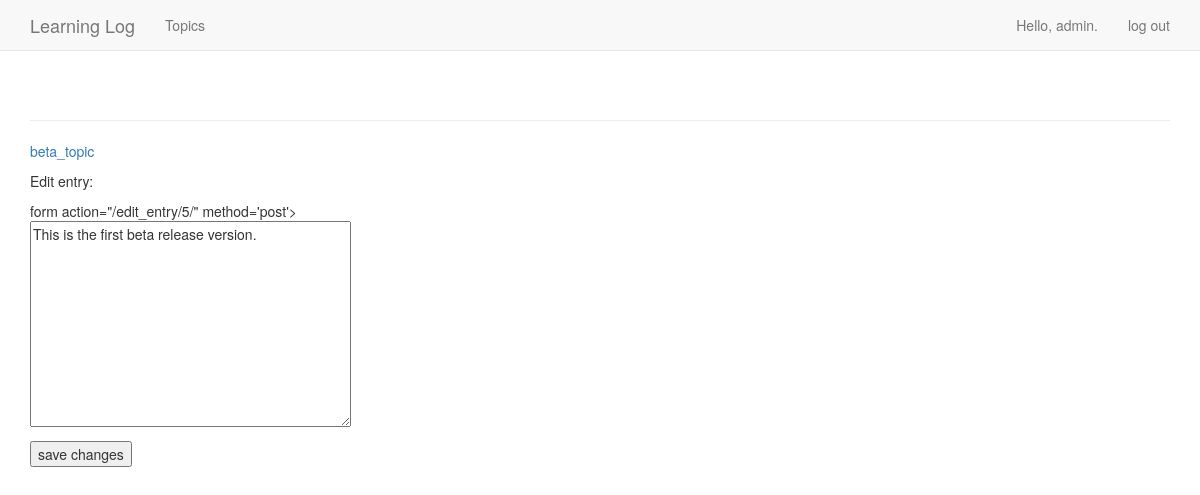
The page /edit_entry/5/ (signed in) on the database its author committed.
### learning_logs/models.py (models this page shows, shortened)
class Topic(models.Model):
    text = models.CharField(max_length=200)
    date_added = models.DateTimeField(auto_now_add=True)
    owner = models.ForeignKey(User, on_delete=models.CASCADE)
    def __str__(self):
        return self.text

class Entry(models.Model):
    topic = models.ForeignKey(Topic, on_delete=models.CASCADE,)
    text = models.TextField()
    date_added = models.DateTimeField(auto_now_add=True)
    class Meta:
        verbose_name_plural = 'entries'

### learning_logs/views.py (the view)
# urls.py: url('edit_entry/(?P<entry_id>\d+)/', views.edit_entry,
@login_required
def edit_entry(request, entry_id):
	entry = Entry.objects.get(id=entry_id)
	topic = entry.topic
	if topic.owner != request.user:
		raise Http404
	if request.method != 'POST':
		form = EntryForm(instance=entry)
	else:
		form = EntryForm(instance=entry, data=request.POST)
		if form.is_valid():
			form.save()
			return HttpResponseRedirect(reverse('learning_logs:topic',
												args=[topic.id]))
	context = {'entry':entry, 'topic': topic, 'form':form}
	return render(request, 'learning_logs/edit_entry.html',context)

### learning_logs/forms.py
class EntryForm(forms.ModelForm):
    class Meta:
        model = Entry
        fields = {'text'}
        labels = {'text': ''}
        widgets = {'text': forms.Textarea(attrs={'colos': 80})}

### learning_logs/templates/learning_logs/edit_entry.html (shortened to what this page needs)
{% extends "learning_logs/base.html" %}
{% block content %}
  <p><a href="{% url 'learning_logs:topic' topic.id %}">{{ topic }}</a></p>
  <p>Edit entry:</p>
    form action="{% url 'learning_logs:edit_entry' entry.id %}" method='post'>
    {{ form.as_p }}
    <button name="submit">save changes</button>
{% endblock content %}

### learning_logs/templates/learning_logs/base.html (shortened to what this page needs)
{% load bootstrap3 %}
<!DOCTYPE html>
<html lang="en">
<head>
    {% bootstrap_css %}
</head>
<body>
  <nav class="navbar navbar-default navbar-static-top">
    <div class="container">
        <div class="navbar-header">
        <a class="navbar-brand" href="{% url 'learning_logs:index' %}">
            Learning Log</a>
        </div>
        <div id="navbar" class="navbar-collapse collapse">
          <ul class="nav navbar-nav">
            <li><a href="{% url 'learning_logs:topics' %}">Topics</a></li>
          </ul>
          <ul class="nav navbar-nav navbar-right">
            {% if user.is_authenticated %}
              <li><a>Hello, {{ user.username }}.</a></li>
              <li><a href="{% url 'users:logout' %}">log out</a></li>
            {% else %}
              <li><a href="{% url 'users:register' %}">register</a></li>
              <li><a href="{% url 'users:login' %}">log in</a></li>
            {% endif %}
          </ul>
        </div>
    </div>
  </nav>
  <div class="container">
    <div class="page-header">
    </div>
    <div>
      {% block content %}{% endblock content %}
    </div>
  </div>
</body>
</html>

### rows shown on the page
Topic: text "beta_topic"
Entry: id "/edit_entry/5/", text "This is the first beta release version."

### other values the page prints
{{ user.username }} "admin"
